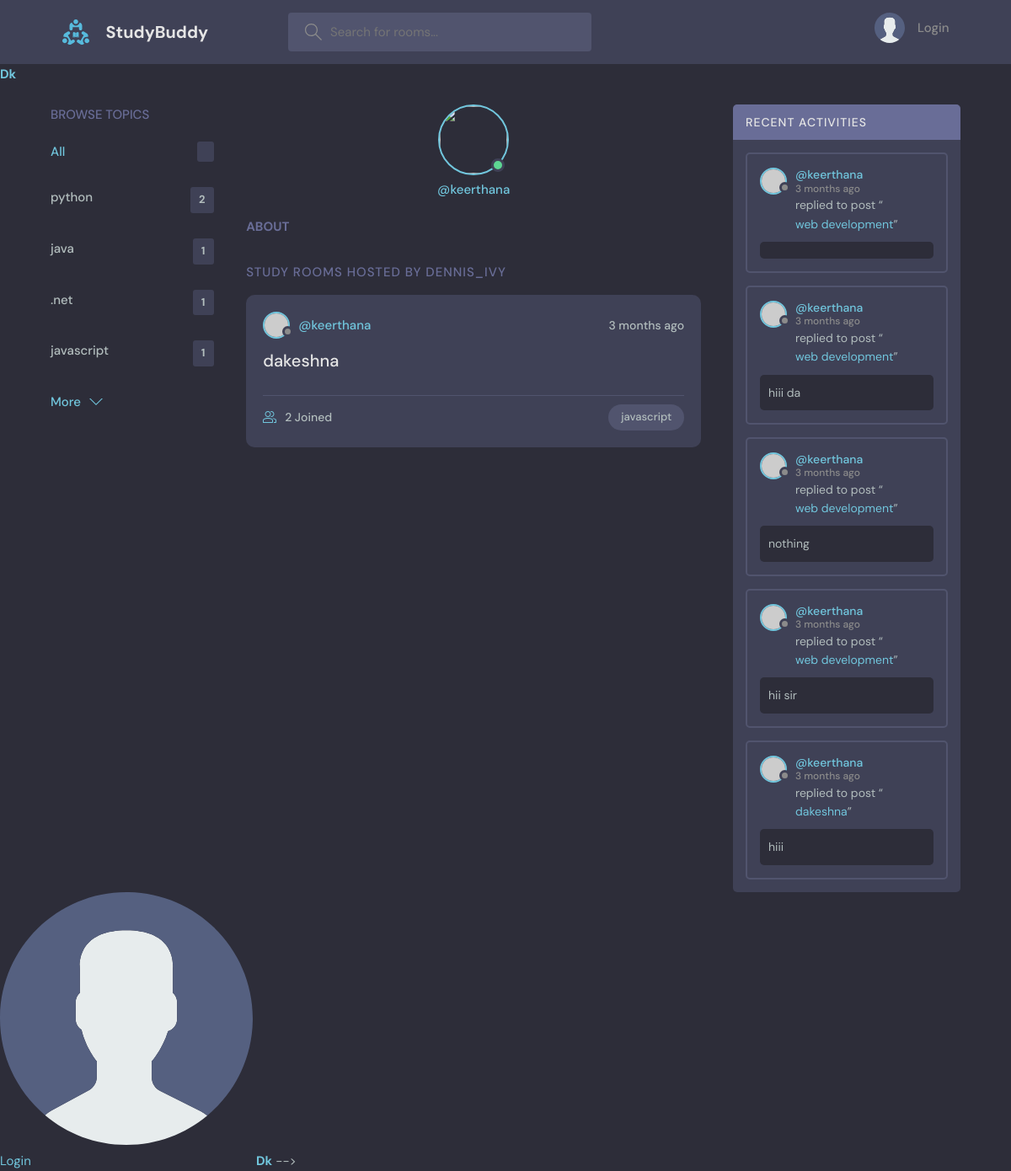
The page /profile/7/ on the database its author committed.
### dk/models.py (models this page shows, shortened)
class Topic(models.Model):
    name = models.CharField(max_length=200)

class Room(models.Model):
    host = models.ForeignKey(User, on_delete=models.SET_NULL, null=True)
    topic = models.ForeignKey(Topic, on_delete=models.SET_NULL, null=True)
    name = models.CharField(max_length=200)
    description = models.TextField(null=True, blank=True)
    participants = models.ManyToManyField(
    User, related_name='participants', blank=True)
    updated = models.DateTimeField(auto_now=True)
    created = models.DateTimeField(auto_now_add=True)
    class Meta:
        ordering = ['-updated', '-created']

class Message(models.Model):
    user = models.ForeignKey(User, on_delete=models.CASCADE)
    room = models.ForeignKey(Room, on_delete=models.CASCADE)
    body = models.TextField()
    updated = models.DateTimeField(auto_now=True)
    created = models.DateTimeField(auto_now_add=True)
    class Meta:
        ordering = ['-updated', '-created']

### dk/views.py (the view)
# urls.py: path('profile/<str:pk>/', views.userprofile, name='user profile'),
def userprofile(request,pk):
    user=User.objects.get(id=pk)
    rooms=user.room_set.all()
    room_messages=user.message_set.all()
    topics=Topic.objects.all()
    context={'user':user,'rooms':rooms,
             'room_messages': room_messages,'topics':topics}
    return render(request,'dk/profile.html',context)

### dk/templates/dk/profile.html (shortened to what this page needs)
{% extends 'main.html' %}
{% block main_content %}
<main class="profile-page layout layout--3">
  <div class="container">
    {% include 'dk/topic.html' %}
    <div class="roomList">
      <div class="profile">
        <div class="profile__avatar">
          <div class="avatar avatar--large active">
            <img src="{{user.avatar.url}}" />
          </div>
        </div>
        <div class="profile__info">
          <p>@{{user.username}}</p>
        </div>
        <div class="profile__about">
          <h3>About</h3>
        </div>
      </div>
      <div class="roomList__header">
        <div>
          <h2>Study Rooms Hosted by dennis_ivy</a>
          </h2>
        </div>
      </div>
      {% include 'dk/feed.html' %}
    </div>
    {% include 'dk/activity.html' %}
  </div>
</main>
{% endblock main_content %}

### dk/templates/dk/topic.html
<div class="topics">
    <div class="topics__header">
      <h2>Browse Topics</h2>
    </div>
    <ul class="topics__list">
      <li>
        <a href="{% url 'home' %}" class="active">All <span>{{topic.count}}</span></a>
      </li>
      {% for topic in topics %}
      <li>
        <a href="{% url 'home' %}?q={{ topic.name }}">{{topic.name}}<span>{{topic.room_set.all.count}}</span></a>
      </li>
      {% endfor %}
    </ul>
    <a class="btn btn--link" href="topics.html">
      More
      <svg version="1.1" xmlns="http://www.w3.org/2000/svg" width="32" height="32" viewBox="0 0 32 32">
        <title>chevron-down</title>
        <path d="M16 21l-13-13h-3l16 16 16-16h-3l-13 13z"></path>
      </svg>
    </a>
  </div>

### dk/templates/dk/feed.html (shortened to what this page needs)
{% for room in rooms %}
<div class="roomListRoom">
    <div class="roomListRoom__header">
      <a href="{% url 'user profile' pk=room.host.id %}" class="roomListRoom__author">
        <div class="avatar avatar--small">
          <img src="https://randomuser.me/api/portraits/women/11.jpg" />
        </div>
        <span>@{{room.host.username}}</span>
      </a>
      <div class="roomListRoom__actions">
        <span>{{room.created|timesince}} ago</span>
      </div>
    </div>
    <div class="roomListRoom__content">
      <a href="{% url 'room' pk=room.id %}">{{room.name}}</a>
    </div>
    <div class="roomListRoom__meta">
      <a href="{% url 'room' pk=room.id %}" class="roomListRoom__joined">
        {{room.participants.all.count}} Joined
      </a>
      <p class="roomListRoom__topic">{{room.topic.name}}</p>
    </div>
  </div>
{% endfor %}

### dk/templates/dk/activity.html (shortened to what this page needs)
<div class="activities">
    <div class="activities__header">
      <h2>Recent Activities</h2>
    </div>
    {% for message in room_messages %}
    <div class="activities__box">
      <div class="activities__boxHeader roomListRoom__header">
        <a href="{% url 'user profile' pk=message.user.id % }" class="roomListRoom__author">
          <div class="avatar avatar--small">
            <img src="https://randomuser.me/api/portraits/women/11.jpg" />
          </div>
          <p>
            @{{ message.user }}
            <span>{{ message.created|timesince }} ago</span>
          </p>
        </a>
      </div>
      <div class="activities__boxContent">
        <p>replied to post “<a href="{url 'room' pk=message.room.id %}">{{message.room.name}}</a>”</p>
        <div class="activities__boxRoomContent">
                {{message.body}}
        </div>
      </div>
    </div>
    {% endfor %}
  </div>

### rows shown on the page
Topic: name "python", room_set.all.count "2"
Topic: name "java", room_set.all.count "1"
Topic: name ".net", room_set.all.count "1"
Topic: name "javascript", room_set.all.count "1"
Room: host.username "keerthana", created "3 months", name "dakeshna", participants.all.count "2", topic.name "javascript"
Message: user "keerthana", created "3 months", room.name "web development"
Message: user "keerthana", created "3 months", room.name "web development", body "hiii da"
Message: user "keerthana", created "3 months", room.name "web development", body "nothing"
Message: user "keerthana", created "3 months", room.name "web development", body "hii sir"
Message: user "keerthana", created "3 months", room.name "dakeshna", body "hiii"

### other values the page prints
{{ user.username }} "keerthana"
